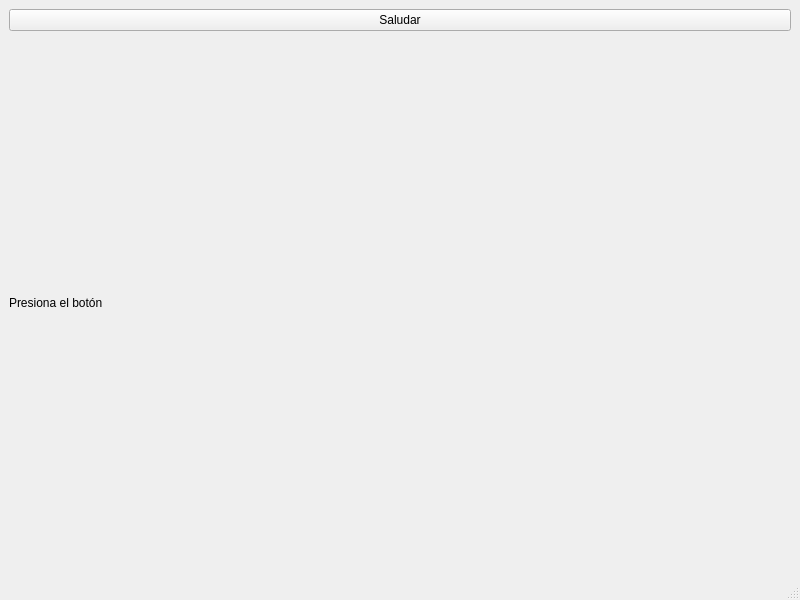
<?xml version="1.0" encoding="UTF-8"?>
<ui version="4.0">
 <class>MainWindow</class>
 <widget class="QMainWindow" name="MainWindow">
  <property name="geometry">
   <rect>
    <x>0</x>
    <y>0</y>
    <width>800</width>
    <height>600</height>
   </rect>
  </property>
  <property name="windowTitle">
   <string>MainWindow</string>
  </property>
  <widget class="QWidget" name="centralwidget">
   <layout class="QVBoxLayout" name="verticalLayout">
    <item>
     <widget class="QPushButton" name="botonSaludar">
      <property name="text">
       <string>Saludar</string>
      </property>
     </widget>
    </item>
    <item>
     <widget class="QLabel" name="etiquetaMensaje">
      <property name="text">
       <string>Presiona el botón</string>
      </property>
     </widget>
    </item>
   </layout>
  </widget>
  <widget class="QMenuBar" name="menubar">
   <property name="geometry">
    <rect>
     <x>0</x>
     <y>0</y>
     <width>800</width>
     <height>22</height>
    </rect>
   </property>
  </widget>
  <widget class="QStatusBar" name="statusbar"/>
 </widget>
 <resources/>
 <connections/>
</ui>
